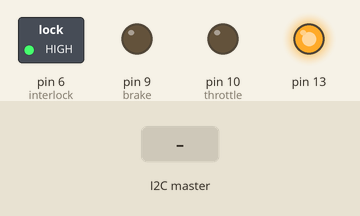
Bench run of a sketch on a simulated Arduino Uno, built with avr-gcc and run on an emulated ATmega328P. Shown: switched loads named in the sketch (green lamp = pin HIGH), output pins drawn as LEDs (lit = HIGH). The test bench sets the inputs (shaded band).

Above: at 1.2 s.
1.3 s: the I2C master sends the byte 1
At 2.0 s:
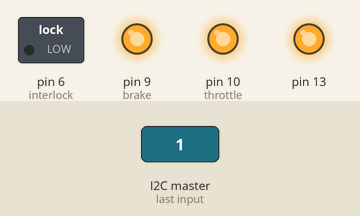
Timing chart, 0 to 4.3 s (numbered marks = the images above; inputs shaded):
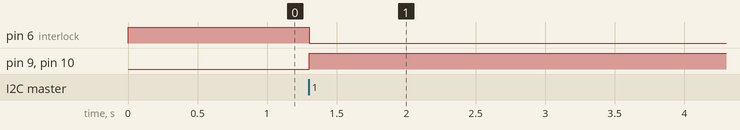

The sketch:

SlaveIso.ino
```cpp
#include <Wire.h>

#define throttle 10
#define brake 9
#define interlock 6

void setup() {
  // put your setup code here, to run once:
  //`pinMode(A7, INPUT);
  pinMode(throttle, OUTPUT);
  pinMode(brake, OUTPUT);
  pinMode(interlock, OUTPUT);
  pinMode(13, OUTPUT);
  digitalWrite(13, HIGH);
  digitalWrite(interlock, HIGH);
  Serial.begin(9600);
  Wire.begin(1);
  Wire.onReceive(receiveEvent);
}

void loop() {

}

void receiveEvent(int numBytes)
{
  digitalWrite(13,LOW);
  delay(30);
  digitalWrite(13,HIGH);

  int throttleValue;
  int brakeValue;
  int interlockState;
  while (1 < Wire.available()) { // loop through all but the last
    throttleValue = Wire.read(); // receive byte as a character
    brakeValue = Wire.read();
    interlockState = Wire.read();
    Serial.println(throttleValue);         // print the character
    Serial.println(brakeValue);         // print the character
    Serial.println(interlockState);         // print the character
    Serial.println("-----------------");
  }
  float idealValue = ((.953 * ((throttleValue*5)/255) )+.015);
  float actualValue = -0.1038*pow(((throttleValue*5)/255),3)+.7993*pow(((throttleValue*5)/255),2)-.477*((throttleValue*5)/255)+.1178;
  float change = idealValue - actualValue;
  if(change <0 )
  {
    throttleValue -= floor((abs(change)*255)/5);
  }
  else
  {
    throttleValue += floor((abs(change)*255)/5);
  }

  analogWrite(throttle, throttleValue);
  analogWrite(brake, brakeValue);
  digitalWrite(interlock,interlockState);
}
```

Measured:
- after the input at 1.3 s, pin 6 (interlock): HIGH → LOW at once; pin 9 (brake), pin 10 (throttle): LOW → HIGH at once
